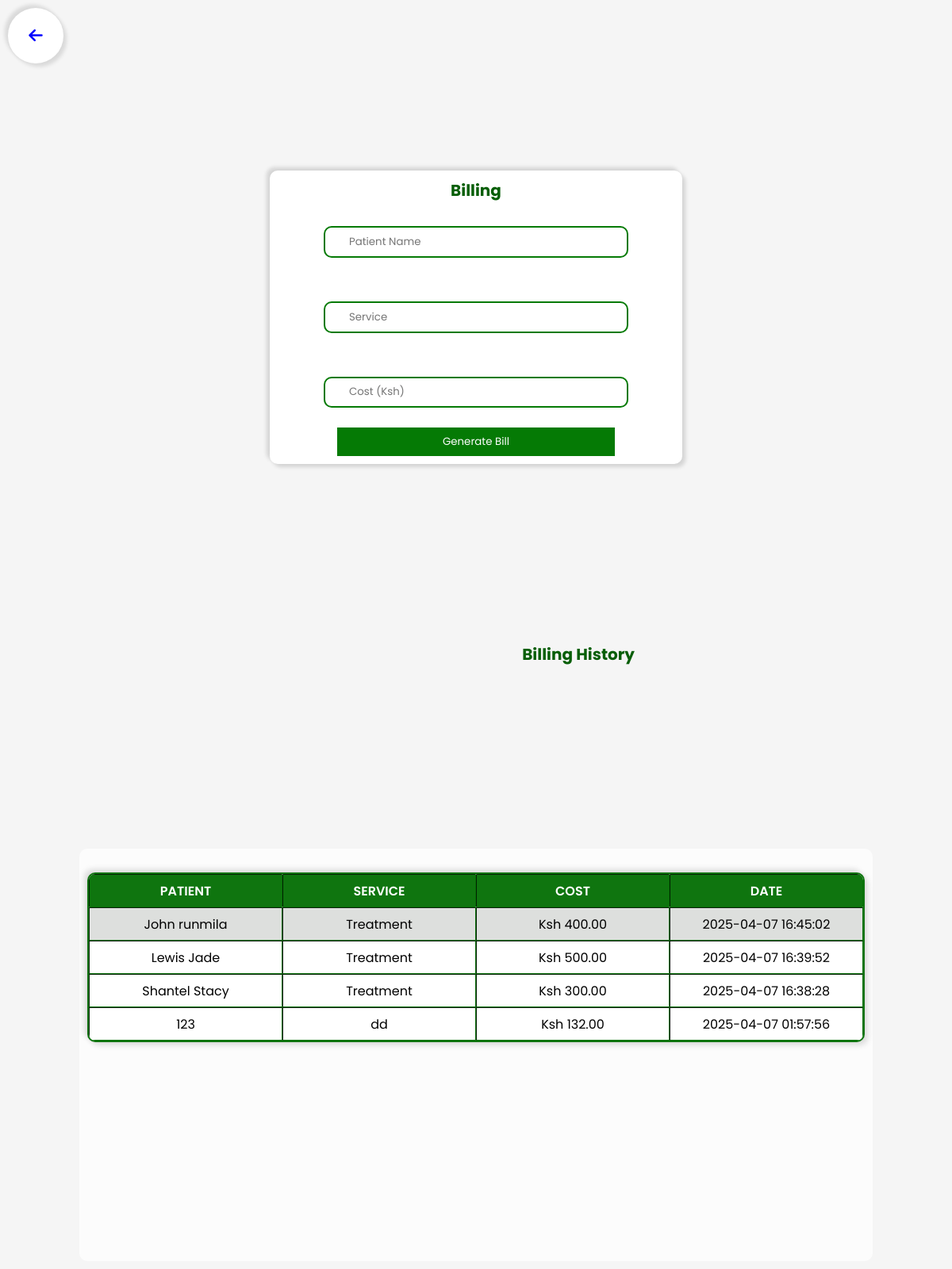
The app's page /VIEWS/billing.php (signed in) with its own data.
### tables this page shows
CREATE TABLE `billing` (
  `bill_id` int(11) NOT NULL,
  `patient_name` varchar(100) DEFAULT NULL,
  `service` varchar(255) DEFAULT NULL,
  `cost` decimal(10,2) DEFAULT NULL,
  `billing_date` datetime DEFAULT current_timestamp()
);

### VIEWS/billing.php (the view, shortened to what this page needs)
<!DOCTYPE html>
<html lang="en">
<head>
    <link rel="stylesheet" href="https://cdnjs.cloudflare.com/ajax/libs/font-awesome/6.7.2/css/all.min.css" />
    <link rel="stylesheet" href="../CSS/billing.css">
</head>
<body>
   <div class="main">
     <section>
     <a href="dashboard.php"><i class="fa-solid fa-arrow-left"></i></a>
 <form   action="../INCLUDES/billing.inc.php"  method="post">
  <h3>Billing </h3>
  <input type="text" name="patient_name"  placeholder="Patient Name" required><br>
  <input type="text" name="service" placeholder="Service" required><br>
  <input type="number" name="cost" step="0.01" placeholder="Cost (Ksh)" required><br>
  <button type="submit" name="bill">Generate Bill</button>
</form>
     </section>
     <section  class="two">
     <h2>Billing History</h2>
   <div class="container">
   <?php
require_once('../INCLUDES/dbh.inc.php');
$result = $conn->query("SELECT * FROM billing ORDER BY billing_date DESC");
echo "<table border='1'>
<tr><th>Patient</th><th>Service</th><th>Cost</th><th>Date</th></tr>";
while ($row = $result->fetch_assoc()) {
  echo "<tr>
      <td>{$row['patient_name']}</td>
      <td>{$row['service']}</td>
      <td>Ksh {$row['cost']}</td>
      <td>{$row['billing_date']}</td>
  </tr>";
}
echo "</table>";
?>
     </section>
   </div>
</body>
</html>

### CSS/billing.css (style rules this page uses)
* { margin: 0; padding: 0; font-family: "Poppins", sans-serif; }
body { justify-content: center; align-items: center; display: flex; align-items: center; height: 100vh; flex-direction: column; background: #a3a1a1b7; }
.main { height: 100%; width: 100%; }
table { position: absolute; top: 20px; left: 10px; margin-top: 10px; background: #fff; border-collapse: collapse; width: 98%; border-radius: 10px; box-shadow: 4px 4px 7px #00000021, -4px -4px 7px #00000021; border-collapse: separate; border-spacing: 0; border: 2px solid #067006f5; border-radius: 10px; overflow: hidden; }
th { width: 120px; height: 40px; background: #067006f5; color: #fff; text-transform: uppercase; font-weight: 600; border-radius: 1px; }
td { text-align: center; font-weight: 400; height: 40px; width: 120px; }
tr:nth-child(2) { background-color: #b2b6b270; }
.container { position: absolute; bottom: 10px; padding: 20px; width: 80%; height: 60%; background: #ffffffb6; border-radius: 10px; display: flex; justify-content: center; align-items: center; flex-direction: column; }
section { height: 100%; width: 100%; display: flex; background:#ffffffda; justify-content: center; align-items: center; flex-direction: column; }
form { padding: 10px; height: 350px; width: 500px; background: #fff; top: 5px; left:10px; display: flex; justify-content: center; align-items: center; flex-direction: column; border-radius: 10px; box-shadow: 4px 4px 5px #00000023, -4px -4px 5px #00000023; }
input { width: 70%; height: 44px; margin-top: 30px; border: 2px solid #057a05; padding: 0 0 0 30px; border-radius: 10px; outline: none; }
button { width: 70%; height: 44px; border: none; background: #057a05; color: #fff; }
h2 { position: absolute; top: 10px; right: 400px; }
.two { position: relative; background: #fff; background:#ffffffda; }
a { position: absolute; left:10px; top:10px; height:70px; width:70px; background:#fff; color:#0000ff; display:flex; justify-content:center; align-items:center; text-decoration:none; font-size:20px; border-radius:50%; box-shadow: 4px 4px 5px #0000001e, -4px -4px 5px #0000001e; }
h2,h3 { color: #075e07; font-size: 20px; }

### records on screen
billing: patient_name "John runmila", service "Treatment", cost "400.00", billing_date "2025-04-07 16:45:02"
billing: patient_name "Lewis Jade", service "Treatment", cost "500.00", billing_date "2025-04-07 16:39:52"
billing: patient_name "Shantel Stacy", service "Treatment", cost "300.00", billing_date "2025-04-07 16:38:28"
billing: patient_name "123", service "dd", cost "132.00", billing_date "2025-04-07 01:57:56"
